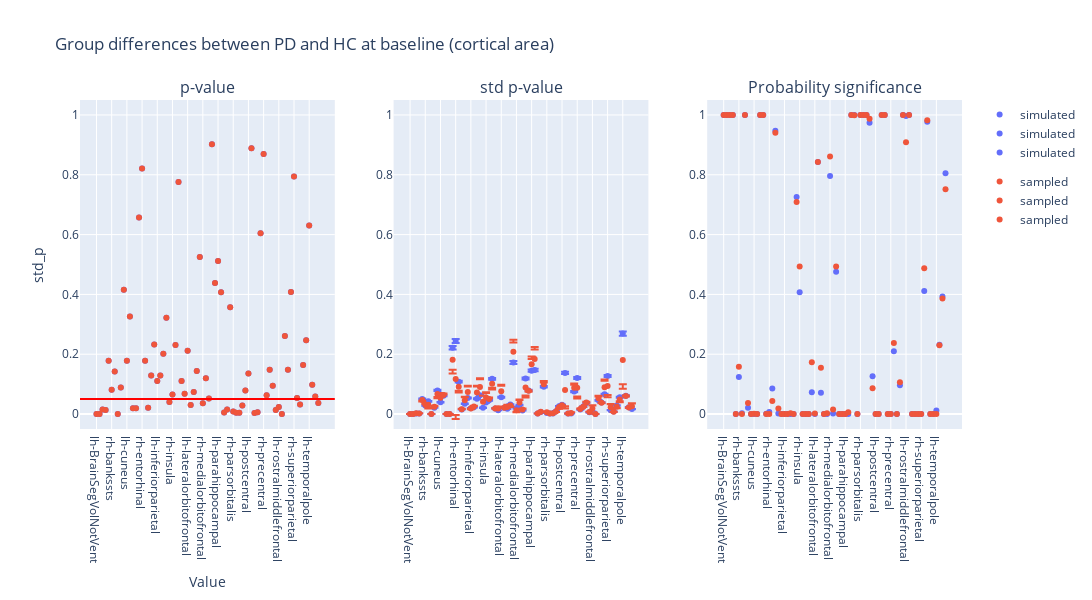

Notebook source saved alongside this figure:
### Code cell
plot_dumbbell(
    ancova_baseline_area,
    "Group differences between PD and HC at baseline (cortical area)",
    "group"
)

### Figure 1 — Plotly figure (JSON) as saved in the notebook; plotly's stock layout.template omitted (floating-point values rounded to 4 significant figures)
{"data": [{"hovertemplate": "group=simulated<br>region=%{x}<br>p_value=%{y}<extra></extra>", "legendgroup": "simulated", "marker": {"color": "#636efa", "symbol": "circle"}, "mode": "markers", "name": "simulated", "orientation": "v", "showlegend": true, "type": "scatter", "x": ["lh-BrainSegVolNotVent", "rh-BrainSegVolNotVent", "lh-WhiteSurfArea", "rh-WhiteSurfArea", "lh-bankssts", "rh-bankssts", "lh-caudalanteriorcingulate", "rh-caudalanteriorcingulate", "lh-caudalmiddlefrontal", "rh-caudalmiddlefrontal", "lh-cuneus", "rh-cuneus", "lh-eTIV", "rh-eTIV", "lh-entorhinal", "rh-entorhinal", "lh-frontalpole", "rh-frontalpole", "lh-fusiform", "rh-fusiform", "lh-inferiorparietal", "rh-inferiorparietal", "lh-inferiortemporal", "rh-inferiortemporal", "lh-insula", "rh-insula", "lh-isthmuscingulate", "rh-isthmuscingulate", "lh-lateraloccipital", "rh-lateraloccipital", "lh-lateralorbitofrontal", "rh-lateralorbitofrontal", "lh-lingual", "rh-lingual", "lh-medialorbitofrontal", "rh-medialorbitofrontal", "lh-middletemporal", "rh-middletemporal", "lh-paracentral", "rh-paracentral", "lh-parahippocampal", "rh-parahippocampal", "lh-parsopercularis", "rh-parsopercularis", "lh-parsorbitalis", "rh-parsorbitalis", "lh-parstriangularis", "rh-parstriangularis", "lh-pericalcarine", "rh-pericalcarine", "lh-postcentral", "rh-postcentral", "lh-posteriorcingulate", "rh-posteriorcingulate", "lh-precentral", "rh-precentral", "lh-precuneus", "rh-precuneus", "lh-rostralanteriorcingulate", "rh-rostralanteriorcingulate", "lh-rostralmiddlefrontal", "rh-rostralmiddlefrontal", "lh-superiorfrontal", "rh-superiorfrontal", "lh-superiorparietal", "rh-superiorparietal", "lh-superiortemporal", "rh-superiortemporal", "lh-supramarginal", "rh-supramarginal", "lh-temporalpole", "rh-temporalpole", "lh-transversetemporal", "rh-transversetemporal"], "xaxis": "x", "y": [0.0002605, 0.0002605, 0.01486, 0.01372, 0.1785, 0.08142, 0.1424, 2.976e-05, 0.08848, 0.4153, 0.1779, 0.3262, 0.01913, 0.01913, 0.6572, 0.8209, 0.1783, 0.02075, 0.1287, 0.2322, 0.1106, 0.129, 0.2016, 0.3222, 0.04017, 0.06554, 0.2307, 0.7758, 0.1108, 0.06752, 0.2117, 0.03044, 0.07398, 0.1441, 0.5253, 0.0358, 0.1197, 0.05164, 0.9022, 0.4379, 0.5117, 0.4075, 0.004941, 0.01542, 0.3573, 0.008524, 0.00419, 0.004518, 0.02819, 0.07859, 0.1354, 0.8888, 0.003305, 0.005822, 0.6047, 0.8696, 0.06246, 0.1478, 0.09452, 0.0134, 0.02373, 0.0002324, 0.2612, 0.1484, 0.4085, 0.7942, 0.05379, 0.03153, 0.1642, 0.2466, 0.63, 0.0982, 0.05855, 0.03675], "yaxis": "y"}, {"hovertemplate": "group=sampled<br>region=%{x}<br>p_value=%{y}<extra></extra>", "legendgroup": "sampled", "marker": {"color": "#EF553B", "symbol": "circle"}, "mode": "markers", "name": "sampled", "orientation": "v", "showlegend": true, "type": "scatter", "x": ["lh-BrainSegVolNotVent", "rh-BrainSegVolNotVent", "lh-WhiteSurfArea", "rh-WhiteSurfArea", "lh-bankssts", "rh-bankssts", "lh-caudalanteriorcingulate", "rh-caudalanteriorcingulate", "lh-caudalmiddlefrontal", "rh-caudalmiddlefrontal", "lh-cuneus", "rh-cuneus", "lh-eTIV", "rh-eTIV", "lh-entorhinal", "rh-entorhinal", "lh-frontalpole", "rh-frontalpole", "lh-fusiform", "rh-fusiform", "lh-inferiorparietal", "rh-inferiorparietal", "lh-inferiortemporal", "rh-inferiortemporal", "lh-insula", "rh-insula", "lh-isthmuscingulate", "rh-isthmuscingulate", "lh-lateraloccipital", "rh-lateraloccipital", "lh-lateralorbitofrontal", "rh-lateralorbitofrontal", "lh-lingual", "rh-lingual", "lh-medialorbitofrontal", "rh-medialorbitofrontal", "lh-middletemporal", "rh-middletemporal", "lh-paracentral", "rh-paracentral", "lh-parahippocampal", "rh-parahippocampal", "lh-parsopercularis", "rh-parsopercularis", "lh-parsorbitalis", "rh-parsorbitalis", "lh-parstriangularis", "rh-parstriangularis", "lh-pericalcarine", "rh-pericalcarine", "lh-postcentral", "rh-postcentral", "lh-posteriorcingulate", "rh-posteriorcingulate", "lh-precentral", "rh-precentral", "lh-precuneus", "rh-precuneus", "lh-rostralanteriorcingulate", "rh-rostralanteriorcingulate", "lh-rostralmiddlefrontal", "rh-rostralmiddlefrontal", "lh-superiorfrontal", "rh-superiorfrontal", "lh-superiorparietal", "rh-superiorparietal", "lh-superiortemporal", "rh-superiortemporal", "lh-supramarginal", "rh-supramarginal", "lh-temporalpole", "rh-temporalpole", "lh-transversetemporal", "rh-transversetemporal"], "xaxis": "x", "y": [0.0002605, 0.0002605, 0.01486, 0.01372, 0.1785, 0.08142, 0.1424, 2.976e-05, 0.08848, 0.4153, 0.1779, 0.3262, 0.01913, 0.01913, 0.6572, 0.8209, 0.1783, 0.02075, 0.1287, 0.2322, 0.1106, 0.129, 0.2016, 0.3222, 0.04017, 0.06554, 0.2307, 0.7758, 0.1108, 0.06752, 0.2117, 0.03044, 0.07398, 0.1441, 0.5253, 0.0358, 0.1197, 0.05164, 0.9022, 0.4379, 0.5117, 0.4075, 0.004941, 0.01542, 0.3573, 0.008524, 0.00419, 0.004518, 0.02819, 0.07859, 0.1354, 0.8888, 0.003305, 0.005822, 0.6047, 0.8696, 0.06246, 0.1478, 0.09452, 0.0134, 0.02373, 0.0002324, 0.2612, 0.1484, 0.4085, 0.7942, 0.05379, 0.03153, 0.1642, 0.2466, 0.63, 0.0982, 0.05855, 0.03675], "yaxis": "y"}, {"error_y": {"array": [6.602e-07, 6.602e-07, 4.963e-05, 4.664e-05, 0.001378, 0.0007741, 0.001156, 3.833e-07, 0.0005831, 0.002153, 0.001074, 0.001671, 9.247e-07, 9.247e-07, 0.006044, 0.006662, 0.002945, 0.0004185, 0.0009395, 0.00146, 0.0005362, 0.0006111, 0.001396, 0.001721, 0.0005699, 0.00106, 0.001248, 0.003205, 0.0005157, 0.0003453, 0.001524, 0.0005646, 0.0004746, 0.0008713, 0.004698, 0.0005238, 0.0008169, 0.0003321, 0.003241, 0.002148, 0.003952, 0.004021, 4.633e-05, 0.0001857, 0.002483, 9.968e-05, 4.169e-05, 5.67e-05, 0.0002653, 0.0007081, 0.0008411, 0.003744, 3.887e-05, 5.751e-05, 0.002048, 0.003282, 0.0004098, 0.000681, 0.001011, 0.0001525, 0.0002159, 3.595e-06, 0.001255, 0.001044, 0.001808, 0.003466, 0.0003505, 0.0002252, 0.0007706, 0.001529, 0.007326, 0.001659, 0.0006153, 0.0004521], "arrayminus": [6.791e-07, 6.791e-07, 5.105e-05, 4.797e-05, 0.001417, 0.0007962, 0.001189, 3.942e-07, 0.0005997, 0.002214, 0.001105, 0.001718, 9.51e-07, 9.51e-07, 0.006216, 0.006852, 0.003029, 0.0004305, 0.0009663, 0.001501, 0.0005515, 0.0006285, 0.001436, 0.00177, 0.0005861, 0.001091, 0.001283, 0.003296, 0.0005304, 0.0003551, 0.001568, 0.0005806, 0.0004882, 0.0008961, 0.004832, 0.0005387, 0.0008402, 0.0003416, 0.003333, 0.002209, 0.004065, 0.004135, 4.765e-05, 0.000191, 0.002554, 0.0001025, 4.288e-05, 5.831e-05, 0.0002728, 0.0007283, 0.000865, 0.003851, 3.998e-05, 5.915e-05, 0.002106, 0.003376, 0.0004215, 0.0007004, 0.001039, 0.0001568, 0.0002221, 3.697e-06, 0.001291, 0.001074, 0.00186, 0.003565, 0.0003605, 0.0002316, 0.0007926, 0.001573, 0.007535, 0.001706, 0.0006329, 0.000465]}, "hovertemplate": "group=simulated<br>region=%{x}<br>std_p=%{y}<extra></extra>", "legendgroup": "simulated", "marker": {"color": "#636efa", "symbol": "circle"}, "mode": "markers", "name": "simulated", "orientation": "v", "showlegend": true, "type": "scatter", "x": ["lh-BrainSegVolNotVent", "rh-BrainSegVolNotVent", "lh-WhiteSurfArea", "rh-WhiteSurfArea", "lh-bankssts", "rh-bankssts", "lh-caudalanteriorcingulate", "rh-caudalanteriorcingulate", "lh-caudalmiddlefrontal", "rh-caudalmiddlefrontal", "lh-cuneus", "rh-cuneus", "lh-eTIV", "rh-eTIV", "lh-entorhinal", "rh-entorhinal", "lh-frontalpole", "rh-frontalpole", "lh-fusiform", "rh-fusiform", "lh-inferiorparietal", "rh-inferiorparietal", "lh-inferiortemporal", "rh-inferiortemporal", "lh-insula", "rh-insula", "lh-isthmuscingulate", "rh-isthmuscingulate", "lh-lateraloccipital", "rh-lateraloccipital", "lh-lateralorbitofrontal", "rh-lateralorbitofrontal", "lh-lingual", "rh-lingual", "lh-medialorbitofrontal", "rh-medialorbitofrontal", "lh-middletemporal", "rh-middletemporal", "lh-paracentral", "rh-paracentral", "lh-parahippocampal", "rh-parahippocampal", "lh-parsopercularis", "rh-parsopercularis", "lh-parsorbitalis", "rh-parsorbitalis", "lh-parstriangularis", "rh-parstriangularis", "lh-pericalcarine", "rh-pericalcarine", "lh-postcentral", "rh-postcentral", "lh-posteriorcingulate", "rh-posteriorcingulate", "lh-precentral", "rh-precentral", "lh-precuneus", "rh-precuneus", "lh-rostralanteriorcingulate", "rh-rostralanteriorcingulate", "lh-rostralmiddlefrontal", "rh-rostralmiddlefrontal", "lh-superiorfrontal", "rh-superiorfrontal", "lh-superiorparietal", "rh-superiorparietal", "lh-superiortemporal", "rh-superiortemporal", "lh-supramarginal", "rh-supramarginal", "lh-temporalpole", "rh-temporalpole", "lh-transversetemporal", "rh-transversetemporal"], "xaxis": "x2", "y": [2.424e-05, 2.424e-05, 0.001822, 0.001712, 0.05058, 0.02842, 0.04245, 1.407e-05, 0.02141, 0.07903, 0.03942, 0.06133, 3.394e-05, 3.394e-05, 0.2219, 0.2445, 0.1081, 0.01536, 0.03449, 0.05358, 0.01969, 0.02243, 0.05126, 0.06319, 0.02092, 0.03893, 0.0458, 0.1177, 0.01893, 0.01267, 0.05596, 0.02072, 0.01742, 0.03198, 0.1725, 0.01923, 0.02999, 0.01219, 0.119, 0.07886, 0.1451, 0.1476, 0.001701, 0.006817, 0.09115, 0.003659, 0.00153, 0.002081, 0.009738, 0.02599, 0.03087, 0.1375, 0.001427, 0.002111, 0.07516, 0.1205, 0.01504, 0.025, 0.0371, 0.005597, 0.007926, 0.000132, 0.04607, 0.03834, 0.06638, 0.1272, 0.01287, 0.008265, 0.02829, 0.05613, 0.2689, 0.0609, 0.02259, 0.0166], "yaxis": "y2"}, {"error_y": {"array": [6.007e-06, 6.007e-06, 0.001165, 0.0004766, -0.002243, 0.004239, -0.0104, 5.152e-06, 0.003295, -0.01005, 0.01612, 0.004339, 6.824e-06, 6.824e-06, -0.03389, -0.1205, -0.01377, 0.001244, 0.01217, 0.02136, -0.0009087, 0.003002, 0.02257, 0.02924, 0.02084, 0.01739, 0.005368, -0.01306, 0.0005157, 0.006273, 0.02163, 0.0006015, 0.006971, -0.002728, 0.04047, -0.005667, 0.009575, 0.003148, -0.02679, 0.001164, 0.02552, 0.04032, 1.547e-05, 0.0007975, 0.01093, 0.002114, -1.6e-05, 0.0002295, -0.001138, -0.002928, -0.0003939, -0.0537, 0.0003447, 0.001833, 0.01456, -0.02919, 0.002001, 0.0003258, 0.002342, 0.001151, 0.0107, -5.004e-06, 0.008098, 0.0005186, 0.02535, -0.03011, 0.01046, -0.0002595, -0.003446, -0.005997, -0.08113, 0.001334, -0.0001045, 0.009933], "arrayminus": [-4.668e-06, -4.668e-06, -0.001064, -0.000382, 0.005038, -0.002668, 0.01275, -4.375e-06, -0.002112, 0.01441, -0.01394, -0.0009502, -4.949e-06, -4.949e-06, 0.04615, 0.134, 0.01975, -0.0003951, -0.01027, -0.0184, 0.001997, -0.001762, -0.01974, -0.02575, -0.01969, -0.01524, -0.002837, 0.01956, 0.0005303, -0.005572, -0.01854, 0.0005437, -0.006008, 0.004496, -0.03094, 0.00673, -0.007918, -0.002474, 0.03337, 0.003194, -0.01751, -0.03216, 7.851e-05, -0.0004208, -0.005891, -0.001912, 0.0001006, -0.0001145, 0.001676, 0.004364, 0.0021, 0.0613, -0.0002658, -0.001717, -0.01041, 0.03585, -0.001169, 0.001056, -0.000292, -0.0008414, -0.01026, 1.23e-05, -0.005552, 0.0016, -0.02169, 0.03714, -0.009751, 0.0007163, 0.005009, 0.009099, 0.09599, 0.002031, 0.001353, -0.009016]}, "hovertemplate": "group=sampled<br>region=%{x}<br>std_p=%{y}<extra></extra>", "legendgroup": "sampled", "marker": {"color": "#EF553B", "symbol": "circle"}, "mode": "markers", "name": "sampled", "orientation": "v", "showlegend": true, "type": "scatter", "x": ["lh-BrainSegVolNotVent", "rh-BrainSegVolNotVent", "lh-WhiteSurfArea", "rh-WhiteSurfArea", "lh-bankssts", "rh-bankssts", "lh-caudalanteriorcingulate", "rh-caudalanteriorcingulate", "lh-caudalmiddlefrontal", "rh-caudalmiddlefrontal", "lh-cuneus", "rh-cuneus", "lh-eTIV", "rh-eTIV", "lh-entorhinal", "rh-entorhinal", "lh-frontalpole", "rh-frontalpole", "lh-fusiform", "rh-fusiform", "lh-inferiorparietal", "rh-inferiorparietal", "lh-inferiortemporal", "rh-inferiortemporal", "lh-insula", "rh-insula", "lh-isthmuscingulate", "rh-isthmuscingulate", "lh-lateraloccipital", "rh-lateraloccipital", "lh-lateralorbitofrontal", "rh-lateralorbitofrontal", "lh-lingual", "rh-lingual", "lh-medialorbitofrontal", "rh-medialorbitofrontal", "lh-middletemporal", "rh-middletemporal", "lh-paracentral", "rh-paracentral", "lh-parahippocampal", "rh-parahippocampal", "lh-parsopercularis", "rh-parsopercularis", "lh-parsorbitalis", "rh-parsorbitalis", "lh-parstriangularis", "rh-parstriangularis", "lh-pericalcarine", "rh-pericalcarine", "lh-postcentral", "rh-postcentral", "lh-posteriorcingulate", "rh-posteriorcingulate", "lh-precentral", "rh-precentral", "lh-precuneus", "rh-precuneus", "lh-rostralanteriorcingulate", "rh-rostralanteriorcingulate", "lh-rostralmiddlefrontal", "rh-rostralmiddlefrontal", "lh-superiorfrontal", "rh-superiorfrontal", "lh-superiorparietal", "rh-superiorparietal", "lh-superiortemporal", "rh-superiortemporal", "lh-supramarginal", "rh-supramarginal", "lh-temporalpole", "rh-temporalpole", "lh-transversetemporal", "rh-transversetemporal"], "xaxis": "x2", "y": [2.958e-05, 2.958e-05, 0.002937, 0.002142, 0.04696, 0.03188, 0.03089, 1.884e-05, 0.02412, 0.06684, 0.05447, 0.064, 3.984e-05, 3.984e-05, 0.1819, 0.1174, 0.09138, 0.01619, 0.04572, 0.07348, 0.01824, 0.02482, 0.07244, 0.09071, 0.04119, 0.05526, 0.04992, 0.1014, 0.01893, 0.0186, 0.07606, 0.02076, 0.02392, 0.02839, 0.2082, 0.01304, 0.03874, 0.01501, 0.08894, 0.07787, 0.1667, 0.1839, 0.00167, 0.007429, 0.0996, 0.005673, 0.001473, 0.002254, 0.008335, 0.02236, 0.02964, 0.08001, 0.001733, 0.003887, 0.08768, 0.08802, 0.01663, 0.02464, 0.03843, 0.006596, 0.01841, 0.0001234, 0.05291, 0.03781, 0.08992, 0.09366, 0.02298, 0.007781, 0.02407, 0.04861, 0.1805, 0.06058, 0.02187, 0.02608], "yaxis": "y2"}, {"hovertemplate": "group=simulated<br>region=%{x}<br>psig=%{y}<extra></extra>", "legendgroup": "simulated", "marker": {"color": "#636efa", "symbol": "circle"}, "mode": "markers", "name": "simulated", "orientation": "v", "showlegend": true, "type": "scatter", "x": ["lh-BrainSegVolNotVent", "rh-BrainSegVolNotVent", "lh-WhiteSurfArea", "rh-WhiteSurfArea", "lh-bankssts", "rh-bankssts", "lh-caudalanteriorcingulate", "rh-caudalanteriorcingulate", "lh-caudalmiddlefrontal", "rh-caudalmiddlefrontal", "lh-cuneus", "rh-cuneus", "lh-eTIV", "rh-eTIV", "lh-entorhinal", "rh-entorhinal", "lh-frontalpole", "rh-frontalpole", "lh-fusiform", "rh-fusiform", "lh-inferiorparietal", "rh-inferiorparietal", "lh-inferiortemporal", "rh-inferiortemporal", "lh-insula", "rh-insula", "lh-isthmuscingulate", "rh-isthmuscingulate", "lh-lateraloccipital", "rh-lateraloccipital", "lh-lateralorbitofrontal", "rh-lateralorbitofrontal", "lh-lingual", "rh-lingual", "lh-medialorbitofrontal", "rh-medialorbitofrontal", "lh-middletemporal", "rh-middletemporal", "lh-paracentral", "rh-paracentral", "lh-parahippocampal", "rh-parahippocampal", "lh-parsopercularis", "rh-parsopercularis", "lh-parsorbitalis", "rh-parsorbitalis", "lh-parstriangularis", "rh-parstriangularis", "lh-pericalcarine", "rh-pericalcarine", "lh-postcentral", "rh-postcentral", "lh-posteriorcingulate", "rh-posteriorcingulate", "lh-precentral", "rh-precentral", "lh-precuneus", "rh-precuneus", "lh-rostralanteriorcingulate", "rh-rostralanteriorcingulate", "lh-rostralmiddlefrontal", "rh-rostralmiddlefrontal", "lh-superiorfrontal", "rh-superiorfrontal", "lh-superiorparietal", "rh-superiorparietal", "lh-superiortemporal", "rh-superiortemporal", "lh-supramarginal", "rh-supramarginal", "lh-temporalpole", "rh-temporalpole", "lh-transversetemporal", "rh-transversetemporal"], "xaxis": "x3", "y": [1.0, 1.0, 1.0, 1.0, 0.0003482, 0.1238, 0.002872, 1.0, 0.02072, 1.391e-11, 5.678e-06, 2.859e-11, 1.0, 1.0, 0.001217, 0.006572, 0.08554, 0.9471, 0.002187, 8.593e-07, 7.667e-05, 3.417e-06, 2.473e-05, 2.008e-10, 0.7255, 0.4075, 1.211e-08, 5.67e-11, 3.844e-05, 0.07318, 3.407e-05, 0.8426, 0.07102, 6.811e-05, 0.0001811, 0.7957, 0.002079, 0.4759, 1.943e-07, 8.537e-13, 1.036e-05, 0.0004948, 1.0, 0.9997, 7.017e-07, 1.0, 1.0, 1.0, 0.9743, 0.1262, 0.0002069, 3.339e-06, 1.0, 1.0, 8.142e-23, 1.498e-08, 0.2096, 1.277e-07, 0.09646, 1.0, 0.9961, 1.0, 2.098e-11, 0.0004441, 2.286e-15, 2.516e-09, 0.4111, 0.977, 2.869e-08, 3.486e-07, 0.01193, 0.2317, 0.393, 0.8051], "yaxis": "y3"}, {"hovertemplate": "group=sampled<br>region=%{x}<br>psig=%{y}<extra></extra>", "legendgroup": "sampled", "marker": {"color": "#EF553B", "symbol": "circle"}, "mode": "markers", "name": "sampled", "orientation": "v", "showlegend": true, "type": "scatter", "x": ["lh-BrainSegVolNotVent", "rh-BrainSegVolNotVent", "lh-WhiteSurfArea", "rh-WhiteSurfArea", "lh-bankssts", "rh-bankssts", "lh-caudalanteriorcingulate", "rh-caudalanteriorcingulate", "lh-caudalmiddlefrontal", "rh-caudalmiddlefrontal", "lh-cuneus", "rh-cuneus", "lh-eTIV", "rh-eTIV", "lh-entorhinal", "rh-entorhinal", "lh-frontalpole", "rh-frontalpole", "lh-fusiform", "rh-fusiform", "lh-inferiorparietal", "rh-inferiorparietal", "lh-inferiortemporal", "rh-inferiortemporal", "lh-insula", "rh-insula", "lh-isthmuscingulate", "rh-isthmuscingulate", "lh-lateraloccipital", "rh-lateraloccipital", "lh-lateralorbitofrontal", "rh-lateralorbitofrontal", "lh-lingual", "rh-lingual", "lh-medialorbitofrontal", "rh-medialorbitofrontal", "lh-middletemporal", "rh-middletemporal", "lh-paracentral", "rh-paracentral", "lh-parahippocampal", "rh-parahippocampal", "lh-parsopercularis", "rh-parsopercularis", "lh-parsorbitalis", "rh-parsorbitalis", "lh-parstriangularis", "rh-parstriangularis", "lh-pericalcarine", "rh-pericalcarine", "lh-postcentral", "rh-postcentral", "lh-posteriorcingulate", "rh-posteriorcingulate", "lh-precentral", "rh-precentral", "lh-precuneus", "rh-precuneus", "lh-rostralanteriorcingulate", "rh-rostralanteriorcingulate", "lh-rostralmiddlefrontal", "rh-rostralmiddlefrontal", "lh-superiorfrontal", "rh-superiorfrontal", "lh-superiorparietal", "rh-superiorparietal", "lh-superiortemporal", "rh-superiortemporal", "lh-supramarginal", "rh-supramarginal", "lh-temporalpole", "rh-temporalpole", "lh-transversetemporal", "rh-transversetemporal"], "xaxis": "x3", "y": [1.0, 1.0, 1.0, 1.0, 0.0001208, 0.158, 5.379e-05, 1.0, 0.03678, 1.168e-15, 0.0009266, 1.831e-10, 1.0, 1.0, 4.956e-05, 2.44e-10, 0.04331, 0.9404, 0.01832, 0.0003204, 2.106e-05, 2.541e-05, 0.002655, 9.955e-06, 0.7087, 0.4931, 1.687e-07, 1.9e-14, 3.844e-05, 0.1735, 0.002181, 0.8424, 0.1544, 7.797e-06, 0.00239, 0.8615, 0.01506, 0.493, 1.191e-12, 4.359e-13, 0.0001434, 0.005958, 1.0, 0.9993, 5.809e-06, 1.0, 1.0, 1.0, 0.9876, 0.08609, 0.0001141, 1.063e-16, 1.0, 1.0, 4.269e-17, 2.835e-15, 0.2374, 8.477e-08, 0.1062, 0.9998, 0.9089, 1.0, 5.4e-09, 0.0003719, 5.659e-09, 1.968e-16, 0.4876, 0.9826, 7.724e-11, 4.096e-09, 5.814e-05, 0.2298, 0.3864, 0.7515], "yaxis": "y3"}], "layout": {"annotations": [{"font": {"size": 16}, "showarrow": false, "text": "p-value", "x": 0.1444, "xanchor": "center", "xref": "paper", "y": 1, "yanchor": "bottom", "yref": "paper"}, {"font": {"size": 16}, "showarrow": false, "text": "std p-value", "x": 0.5, "xanchor": "center", "xref": "paper", "y": 1, "yanchor": "bottom", "yref": "paper"}, {"font": {"size": 16}, "showarrow": false, "text": "Probability significance", "x": 0.8556, "xanchor": "center", "xref": "paper", "y": 1, "yanchor": "bottom", "yref": "paper"}], "height": 600, "hovermode": "closest", "shapes": [{"line": {"color": "red", "width": 2}, "type": "line", "x0": 0, "x1": 1, "xref": "x domain", "y0": 0.05, "y1": 0.05, "yref": "y"}], "title": {"text": "Group differences between PD and HC at baseline (cortical area)"}, "width": 1400, "xaxis": {"anchor": "y", "domain": [0, 0.2889], "title": {"text": "Value"}}, "xaxis2": {"anchor": "y2", "domain": [0.3556, 0.6444]}, "xaxis3": {"anchor": "y3", "domain": [0.7111, 1]}, "yaxis": {"anchor": "x", "domain": [0, 1], "range": [-0.05, 1.05], "title": {"text": "std_p"}}, "yaxis2": {"anchor": "x2", "domain": [0, 1], "range": [-0.05, 1.05]}, "yaxis3": {"anchor": "x3", "domain": [0, 1], "range": [-0.05, 1.05]}}}
